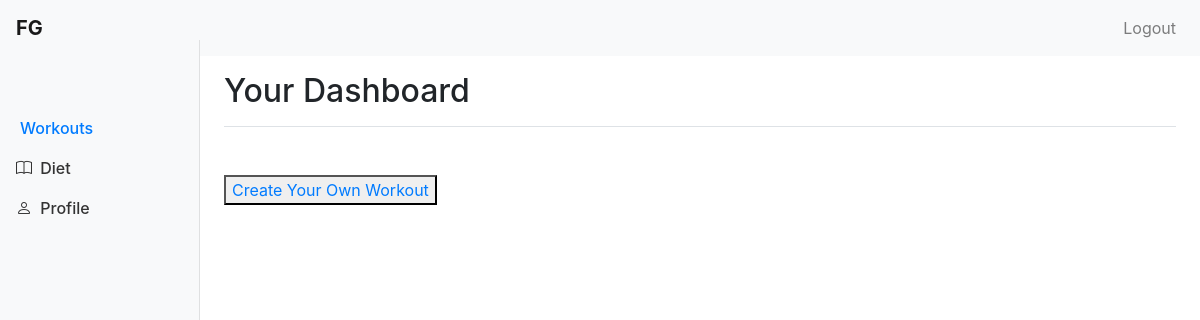
The page /dashboard (signed in) on the database as committed earlier.
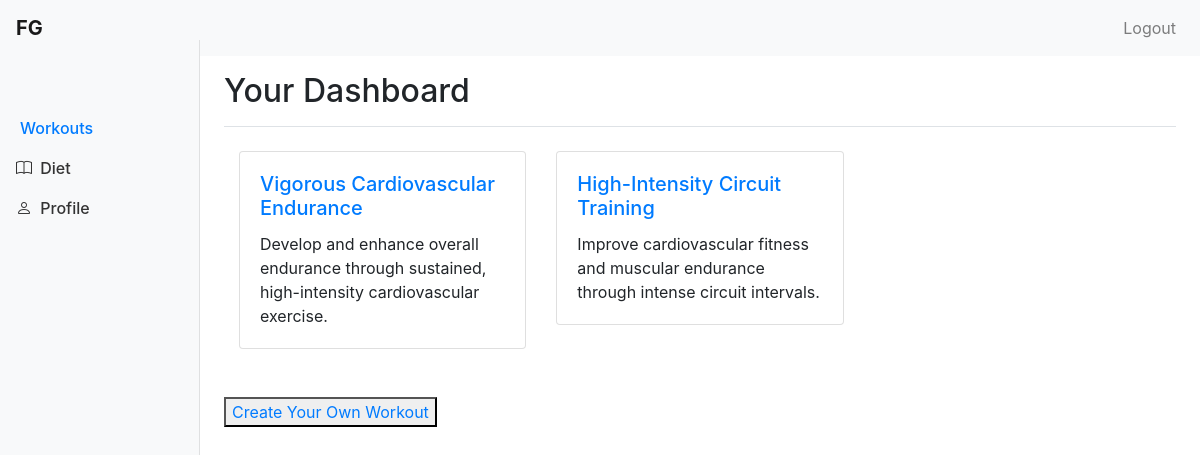
The same page on the database as committed later.
### workouts/models.py (models this page shows, shortened)
class Workout(models.Model):
    name = models.CharField(max_length=40)
    description = models.TextField()
    duration = models.PositiveIntegerField()
    duration_unit = models.CharField(
        max_length=10,
        choices=[
            ('seconds', 'Seconds'),
            ('minutes', 'Minutes'),
            ('hours', 'Hours'),
        ],
        default='minutes'
    )
    exercises = models.ManyToManyField('Exercise', related_name='workouts')
    completed = models.BooleanField(default=False)
    FITNESS_GOALS_CHOICES = [
        ('SF', 'Stay Fit'),
        ('LW', 'Lose Weight'),
        ('BM', 'Build Muscle'),
        ('KF', 'Keep Fit'),
        ('IE', 'Improve Endurance'),
    ]
    fitness_goal = models.CharField(
        max_length=20,
        choices=FITNESS_GOALS_CHOICES,
        default='SF'
    )
    INTENSITY_LEVELS = [
        ('L', 'low'),
        ('M', 'moderate'),
        ('V', 'vigorous')
    ]
    intensity = models.CharField(
        max_length=20,
        choices=INTENSITY_LEVELS,
        default='M'
    )
    created_at = models.DateTimeField(auto_now_add=True)

### workouts/views.py (the view)
# urls.py: path('dashboard', dashboard, name='dashboard'),
@login_required
def dashboard(request):
    all_workouts = Workout.objects.all()
    return render(request, 'dashboard.html', {'all_workouts': all_workouts})

### templates/dashboard.html
{% extends 'dashboard_base.html' %}
{% block page_title %}Your Dashboard{% endblock %}
{% block content %}
<div class="container mt-4">
  <div class="row">
    {% for workout in all_workouts %}
      {% if workout.fitness_goal == request.user.profile.fitness_goal %}
        <div class="col-md-4 mb-4">
          <div class="card">
            <div class="card-body">
              <h5 class="card-title"><a href="{% url 'workout' workout.id %}">{{ workout.name }}</a></h5>
              <p class="card-text">{{ workout.description }}</p>
            </div>
          </div>
        </div>
      {% endif %}
    {% endfor %}
  </div>
</div>
<button class="mt-4">
  <a href="{% url 'create_workout' %}">Create Your Own Workout</a>
</button>
{% endblock %}

Rows that differ between the two databases and show on the page:
added Workout: name "Vigorous Cardiovascular Endurance", description "Develop and enhance overall endurance through sustained, high-intensity cardiovascular exercise."
added Workout: name "High-Intensity Circuit Training", description "Improve cardiovascular fitness and muscular endurance through intense circuit intervals."
